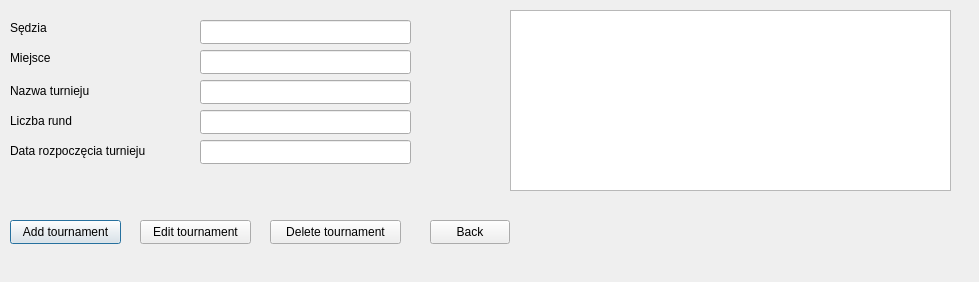
<?xml version="1.0" encoding="UTF-8"?>
<ui version="4.0">
 <class>addtournament</class>
 <widget class="QDialog" name="addtournament">
  <property name="geometry">
   <rect>
    <x>0</x>
    <y>0</y>
    <width>979</width>
    <height>282</height>
   </rect>
  </property>
  <property name="windowTitle">
   <string>Dialog</string>
  </property>
  <widget class="QLineEdit" name="txt_date">
   <property name="geometry">
    <rect>
     <x>200</x>
     <y>140</y>
     <width>211</width>
     <height>24</height>
    </rect>
   </property>
   <property name="text">
    <string/>
   </property>
  </widget>
  <widget class="QLineEdit" name="txt_place">
   <property name="geometry">
    <rect>
     <x>200</x>
     <y>50</y>
     <width>211</width>
     <height>24</height>
    </rect>
   </property>
   <property name="text">
    <string/>
   </property>
  </widget>
  <widget class="QLineEdit" name="txt_number">
   <property name="geometry">
    <rect>
     <x>200</x>
     <y>110</y>
     <width>211</width>
     <height>24</height>
    </rect>
   </property>
   <property name="text">
    <string/>
   </property>
  </widget>
  <widget class="QLineEdit" name="txt_arbiter">
   <property name="geometry">
    <rect>
     <x>200</x>
     <y>20</y>
     <width>211</width>
     <height>24</height>
    </rect>
   </property>
   <property name="text">
    <string/>
   </property>
  </widget>
  <widget class="QLineEdit" name="txt_name">
   <property name="geometry">
    <rect>
     <x>200</x>
     <y>80</y>
     <width>211</width>
     <height>24</height>
    </rect>
   </property>
   <property name="text">
    <string/>
   </property>
  </widget>
  <widget class="QPushButton" name="add_tournament">
   <property name="geometry">
    <rect>
     <x>10</x>
     <y>220</y>
     <width>111</width>
     <height>24</height>
    </rect>
   </property>
   <property name="text">
    <string>Add tournament</string>
   </property>
  </widget>
  <widget class="QPushButton" name="pushButton_2">
   <property name="geometry">
    <rect>
     <x>430</x>
     <y>220</y>
     <width>80</width>
     <height>24</height>
    </rect>
   </property>
   <property name="text">
    <string>Back</string>
   </property>
  </widget>
  <widget class="QLabel" name="label">
   <property name="geometry">
    <rect>
     <x>10</x>
     <y>20</y>
     <width>49</width>
     <height>16</height>
    </rect>
   </property>
   <property name="text">
    <string>Sędzia</string>
   </property>
  </widget>
  <widget class="QLabel" name="label_2">
   <property name="geometry">
    <rect>
     <x>10</x>
     <y>50</y>
     <width>49</width>
     <height>16</height>
    </rect>
   </property>
   <property name="text">
    <string>Miejsce</string>
   </property>
  </widget>
  <widget class="QLabel" name="label_3">
   <property name="geometry">
    <rect>
     <x>10</x>
     <y>80</y>
     <width>91</width>
     <height>21</height>
    </rect>
   </property>
   <property name="text">
    <string>Nazwa turnieju</string>
   </property>
  </widget>
  <widget class="QLabel" name="label_4">
   <property name="geometry">
    <rect>
     <x>10</x>
     <y>110</y>
     <width>91</width>
     <height>21</height>
    </rect>
   </property>
   <property name="text">
    <string>Liczba rund</string>
   </property>
  </widget>
  <widget class="QLabel" name="label_5">
   <property name="geometry">
    <rect>
     <x>10</x>
     <y>140</y>
     <width>181</width>
     <height>21</height>
    </rect>
   </property>
   <property name="text">
    <string>Data rozpoczęcia turnieju</string>
   </property>
  </widget>
  <widget class="QTableView" name="tableView">
   <property name="geometry">
    <rect>
     <x>510</x>
     <y>10</y>
     <width>441</width>
     <height>181</height>
    </rect>
   </property>
  </widget>
  <widget class="QPushButton" name="edit_tournament">
   <property name="geometry">
    <rect>
     <x>140</x>
     <y>220</y>
     <width>111</width>
     <height>24</height>
    </rect>
   </property>
   <property name="text">
    <string>Edit tournament</string>
   </property>
  </widget>
  <widget class="QPushButton" name="delete_tournament">
   <property name="geometry">
    <rect>
     <x>270</x>
     <y>220</y>
     <width>131</width>
     <height>24</height>
    </rect>
   </property>
   <property name="text">
    <string>Delete tournament</string>
   </property>
  </widget>
 </widget>
 <resources/>
 <connections/>
</ui>
